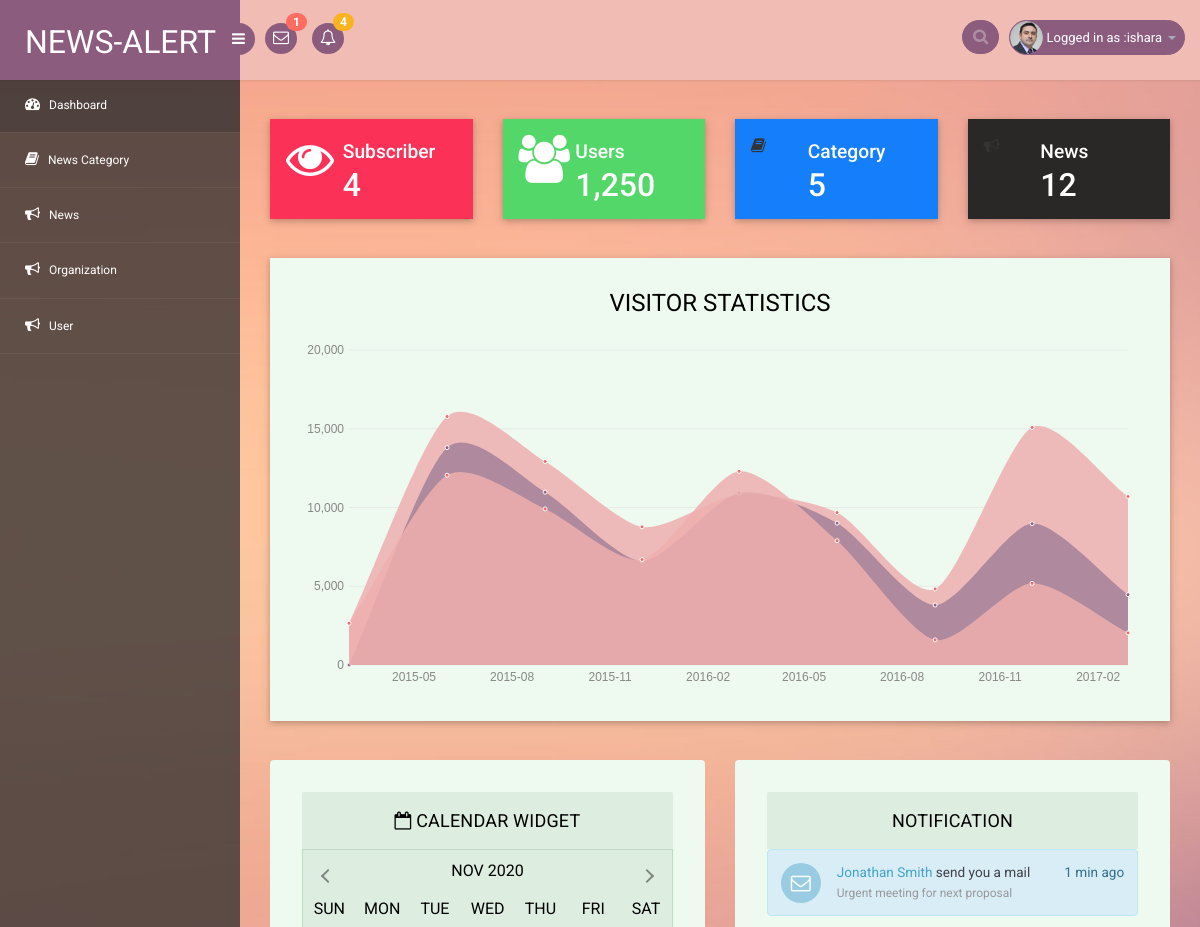
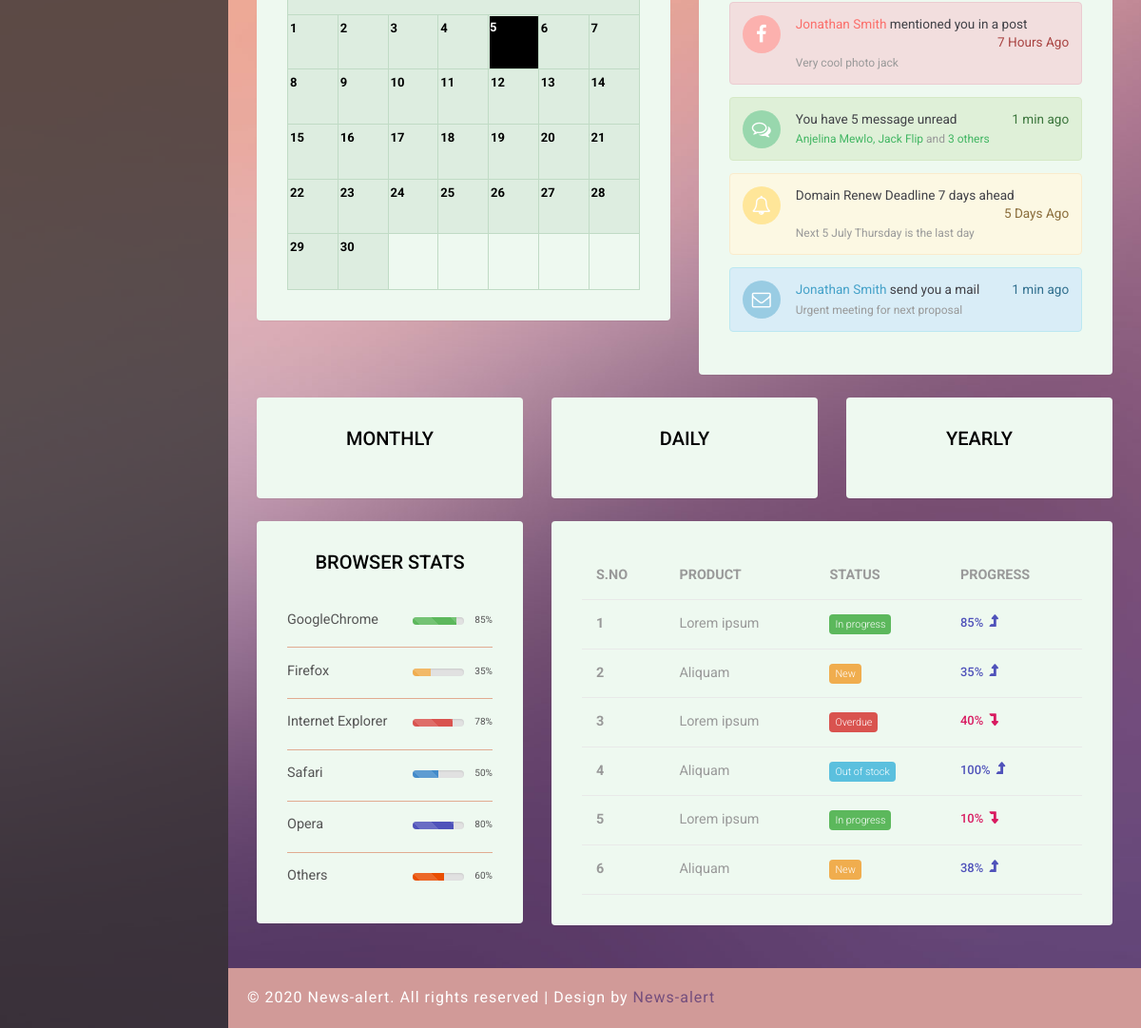
Page /adminhome/ (signed in) on the earlier database version (2 pictures, top to bottom).
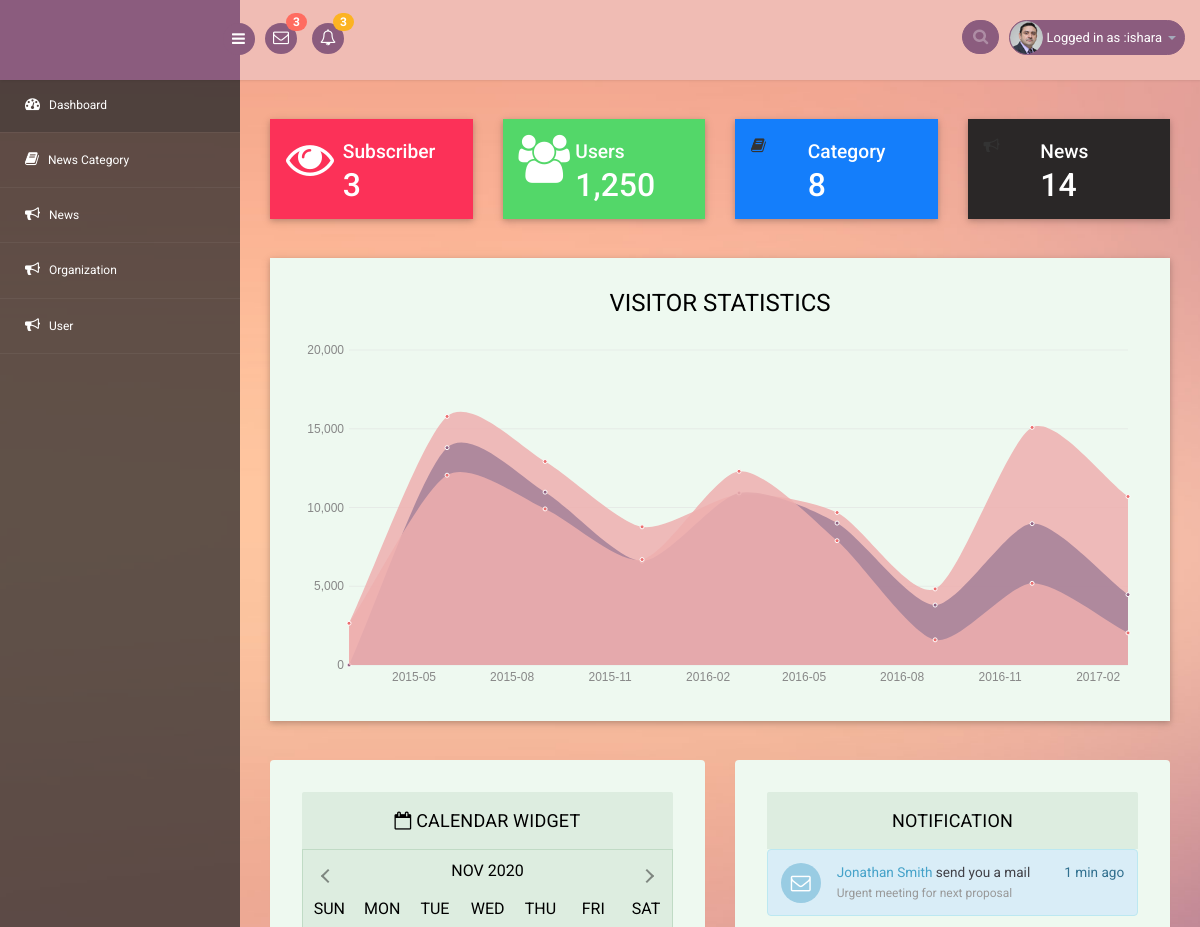
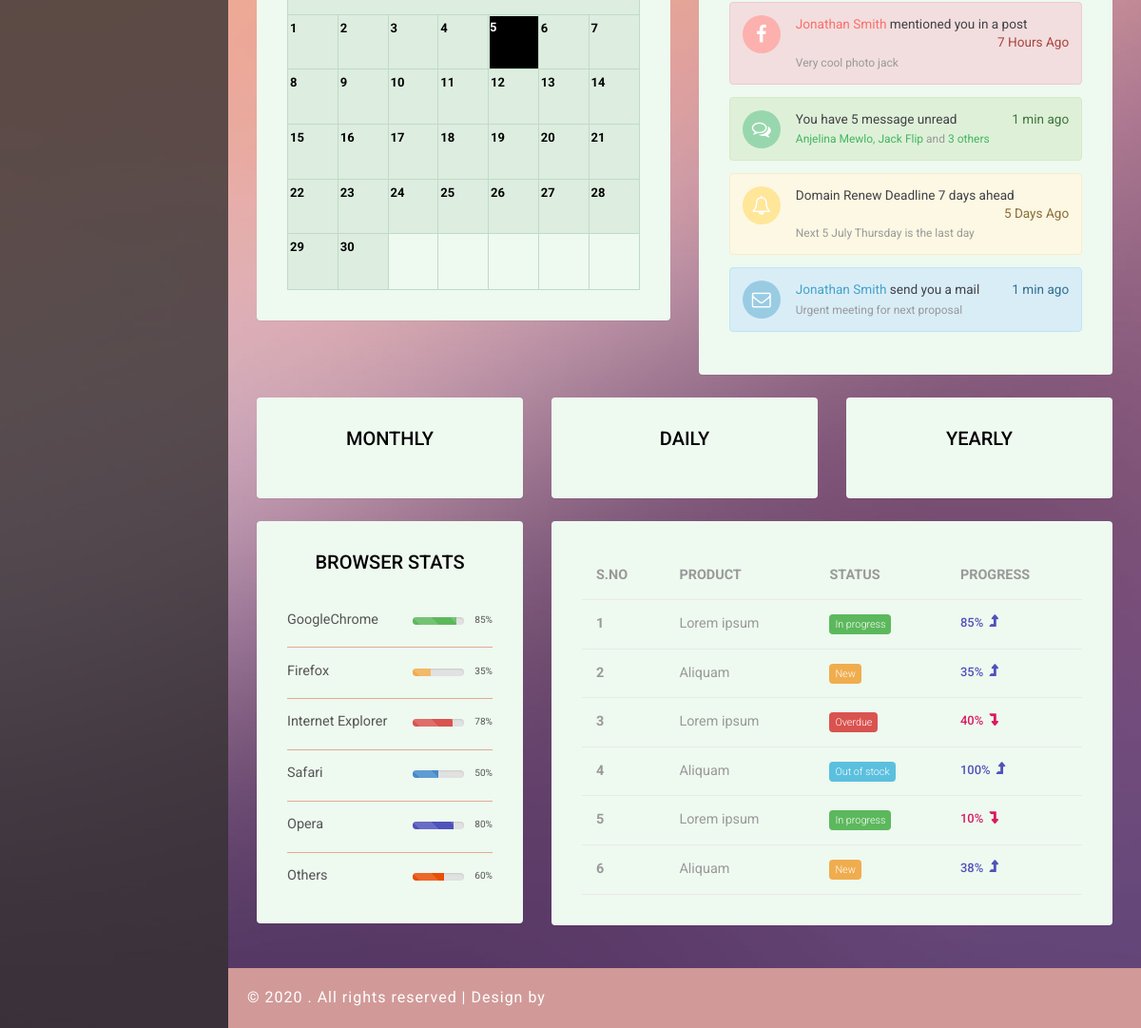
Same page on the later database version (2 pictures, top to bottom).
### newsapp/models.py (models this page shows, shortened)
class TimeStamp(models.Model):
    created_at = models.DateTimeField(auto_now_add=True)
    updated_at = models.DateTimeField(auto_now=True, null=True, blank=True)
    active = models.BooleanField(default=True)
    class Meta:
        abstract = True

class Organization(TimeStamp):
    name = models.CharField(max_length=200)
    logo = models.ImageField(upload_to="logo")
    email = models.EmailField()
    phone = models.CharField(max_length=200)
    address = models.CharField(max_length=200)
    slogan = models.CharField(max_length=200, null=True, blank=True)
    about = models.TextField()
    mission_and_vision = models.TextField()
    website = models.CharField(max_length=200)

### newsapp/views.py (the view)
# urls.py: path("adminhome/",AdminHomeView.as_view(),name="adminhome"),
class AdminHomeView(AdminBaseMixin,TemplateView):
    template_name ="admintemplate/home.html"

### newsapp/views.py (called while the page is built)
    def dispatch(self, request, *args, **kwargs):
        if request.user.is_authenticated:
            pass
        else:
            return redirect("/signin/")
        return super().dispatch(request, *args, **kwargs)

    def get_context_data(self, **kwargs):
        context = super().get_context_data(**kwargs)
        context['organization']=Organization.objects.first()
        context['allmessage'] =Contact.objects.order_by('-id')
        context['countmail'] = Contact.objects.count()
        context['countsendmail'] = Mail.objects.count()
        context['countsub'] = Subscriber.objects.count()
        context['countcat'] = Category.objects.count()
        context['countnews'] = News.objects.count()
        context['allsub']=Subscriber.objects.order_by('-id')
        return context

### templates/admintemplate/home.html (shortened to what the changed rows need)
  {% extends "admintemplate/base.html" %}
{% load static %}
{% block content %}
<section id="main-content">
	<section class="wrapper">
		<div class="market-updates">
			<div class="col-md-3 market-update-gd">
				<div class="market-update-block clr-block-2">
					 <div class="col-md-8 market-update-left">
					 <h4>Subscriber</h4>
					<h3>{{countsub}}</h3>
				  </div>
				</div>
			</div>
			<div class="col-md-3 market-update-gd">
				<div class="market-update-block clr-block-3">
					<div class="col-md-8 market-update-left">
						<h4>Category</h4>
						<h3>{{countcat}}</h3>
					</div>
				</div>
			</div>
			<div class="col-md-3 market-update-gd">
				<div class="market-update-block clr-block-4">
					<div class="col-md-8 market-update-left">
						<h4>News</h4>
						<h3>{{countnews}}</h3>
					</div>
				</div>
			</div>
		</div>
		<div class="agileits-w3layouts-stats">
					<div class="col-md-8 stats-info stats-last widget-shadow">
						<div class="stats-last-agile">
							<table class="table stats-table ">
								<thead>
									<tr>
										<th>S.NO</th>
										<th>PRODUCT</th>
										<th>STATUS</th>
										<th>PROGRESS</th>
									</tr>
								</thead>
								<tbody>
									<tr>
										<th scope="row">1</th>
									</tr>
									<tr>
										<th scope="row">2</th>
									</tr>
									<tr>
										<th scope="row">3</th>
									</tr>
									<tr>
										<th scope="row">4</th>
									</tr>
									<tr>
										<th scope="row">5</th>
									</tr>
									<tr>
										<th scope="row">6</th>
									</tr>
								</tbody>
							</table>
						</div>
					</div>
				</div>
</section>
 {% endblock %}

### templates/admintemplate/base.html (shortened to what this page needs)
{% load static %}
<!DOCTYPE html>
<head>
<link rel="stylesheet" href="{% static 'adminstatic/css/bootstrap.min.css' %}" >
<link href="{% static 'adminstatic/css/style.css' %}" rel='stylesheet' type='text/css' />
<link href="{% static 'adminstatic/css/style-responsive.css' %}" rel="stylesheet"/>
<link rel="stylesheet" href="{% static 'adminstatic/css/font.css' %}" type="text/css"/>
<link href="{% static 'adminstatic/css/font-awesome.css' %}"rel="stylesheet">
<link rel="stylesheet" href="{% static 'adminstatic/css/morris.css' %}" type="text/css"/>
<link rel="stylesheet" href="{% static 'adminstatic/css/monthly.css' %}">
</head>
<body>
<section id="container">
<header class="header fixed-top clearfix">
<div class="brand">
    <a href="{% url 'newsapp:adminhome' %}" class="logo">
       {{organization.name}}
    </a>
    <div class="sidebar-toggle-box">
        <div class="fa fa-bars"></div>
    </div>
</div>
<div class="nav notify-row" id="top_menu">
    <ul class="nav top-menu">
        <li id="header_inbox_bar" class="dropdown">
            <a data-toggle="dropdown" class="dropdown-toggle" href="#">
                <i class="fa fa-envelope-o"></i>
                <span class="badge bg-important">{{countmail}}</span>
            </a>
        </li>
        <li id="header_notification_bar" class="dropdown">
            <a data-toggle="dropdown" class="dropdown-toggle" href="#">
                <i class="fa fa-bell-o"></i>
                <span class="badge bg-warning">{{countsub}}</span>
            </a>
        </li>
    </ul>
</div>
<div class="top-nav clearfix">
    <ul class="nav pull-right top-menu">
        <li>
            <input type="text" class="form-control search" placeholder=" Search">
        </li>
        <li class="dropdown">
        {% if request.user.is_authenticated %}
            <a data-toggle="dropdown" class="dropdown-toggle" href="#">
                <img alt="" src="images/2.png">
                <span class="username">Logged in as :{{request.user}}</span>
                <b class="caret"></b>
            </a>
            {% endif %}
        </li>
    </ul>
</div>
</header>
<aside>
    <div id="sidebar" class="nav-collapse">
        <div class="leftside-navigation">
            <ul class="sidebar-menu" id="nav-accordion">
                <li>
                    <a class="active" href="index.html">
                        <i class="fa fa-dashboard"></i>
                        <span>Dashboard</span>
                    </a>
                </li>
                <li>
                    <a href="{% url 'newsapp:categorycreate' %}">
                        <i class="fa fa-book"></i>
                        <span>News Category</span>
                    </a>
                </li>
                <li>
                    <a href="{% url 'newsapp:newscreate' %}">
                        <i class="fa fa-bullhorn"></i>
                        <span>News </span>
                    </a>
                </li>
                  <li>
                    <a href="{% url 'newsapp:organizationcreate' %}">
                        <i class="fa fa-bullhorn"></i>
                        <span>Organization </span>
                    </a>
                </li>
                <li>
                    <a href="{% url 'newsapp:signup' %}">
                        <i class="fa fa-bullhorn"></i>
                        <span>User </span>
                    </a>
                </li>
            </ul>
        </div>
    </div>
</aside>
     {% block content %}
{% endblock %}
		  <div class="footer">
			<div class="wthree-copyright">
			  <p>© 2020 {{organization.name}}. All rights reserved | Design by <a href="#">{{organization.name}}</a></p>
			</div>
		  </div>
</section>
</section>
</body>
</html>

Differences in the rows shown:
removed Organization: name "NEWS-ALERT", name "News-alert"
Other differences:
{{ countmail }}: "1" → "3"
{{ countsub }}: "4" → "3"
{{ countcat }}: "5" → "8"
{{ countnews }}: "12" → "14"
